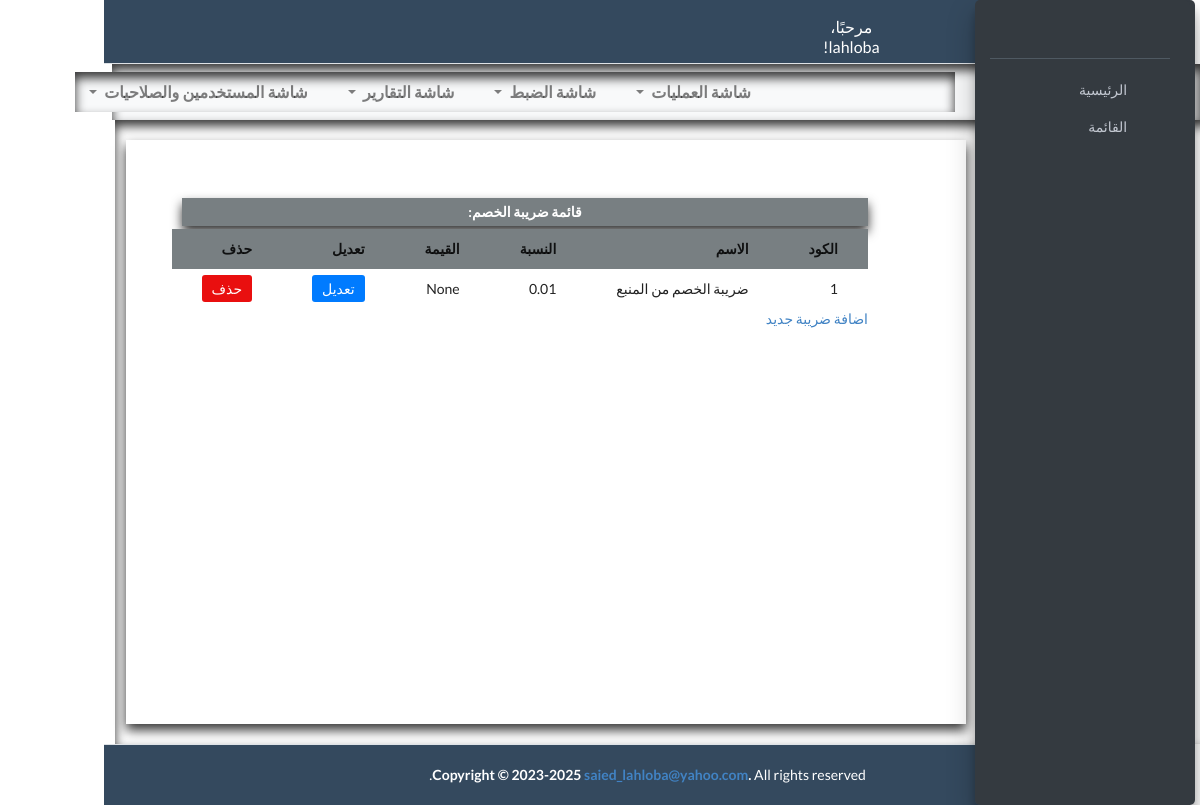
The app's page /systemminustax-list/ (signed in) with its own data.
### add_asset_invoice/models.py (models this page shows, shortened)
class SystemMinusTax(models.Model):
    DISCOUNT_TYPE_CHOICES = [
        ('percent', 'نسبة'),
        ('value', 'قيمة'),
    ]
    CHOICE_FIELD_COASR = [
        ('total_price', 'السعر بدون مصروفات'),
        ('total_invoice_cost','السعر شامل المصروفات'),
    ]
    minus_tax = models.CharField(max_length=100, verbose_name='ضريبة الخصم')
    minus_type = models.CharField(max_length=20, choices=DISCOUNT_TYPE_CHOICES, verbose_name='نوع الضريبة', default='percent')
    choice_field_coast =  models.CharField(max_length=20, choices=CHOICE_FIELD_COASR, verbose_name='ربط الحقول', default='total_invoice_cost')
    percent_minus_tax = models.DecimalField(null=True, blank=True,max_digits=3, decimal_places=2, verbose_name='نسبة الضريبة')
    value_minus_tax = models.FloatField(null=True, blank=True, verbose_name='قيمة الضريبة')

### add_asset_invoice/views.py (the view)
# urls.py: path('systemminustax-list/', HasPermission('screenViewMinusTax')(views.SystemMinusTaxList.as_view()), name='systemminustax-list'),
@method_decorator(login_required, name='dispatch')
class SystemMinusTaxList(ListView):
    model = SystemMinusTax
    def get_context_data(self, **kwargs):
        context = super().get_context_data(**kwargs)
        has_permission_minus_tax = self.request.user.userpermission_set.filter(permission="screenViewMinusTax").exists()
        context['has_permission_minus_tax'] = has_permission_minus_tax
        return context

### add_asset_invoice/context_processors.py (called while the page is built)
def user_info(request):
    user_info = {}
    if request.user.is_authenticated:
        user_info['username'] = request.user.username
    return {'user_info': user_info}

### templates/add_asset_invoice/systemminustax_list.html (shortened to what this page needs)
{% extends "base.html" %}
{% block content %}
<div class="container">
    <div style="direction: rtl;" class="col-12  container_group">
        <div  class="content-wrapper p-5">
            <h5 class="adress_name">قائمة ضريبة الخصم: </h5>
            <ul  class="">
                <table class="table-expe">
                    <tr>
                        <th>الكود</th>
                        <th>الاسم</th>
                        <th>النسبة</th>
                        <th>القيمة</th>
                        <th>تعديل</th>
                        <th>حذف</th>
                    </tr>
                    {% for field in object_list %}
                    <tr>
                        <li class="row-1">
                            <td><span>{{ field.pk }} </span></td>
                            <td><span>{{ field.minus_tax }} </span></td>
                            <td><span>{{field.percent_minus_tax }}</span></td>
                            <td><span>{{ field.value_minus_tax }}</span></td>
                            <td><a class=" coll-1 edit" href="{% url 'systemminus_tax_update' field.pk %}">تعديل</a></td>
                            <td><a class="coll-2 delete" href="{% url 'systemminus_tax_delete' field.pk %}">حذف</a></td>
                        </li>
                    </tr>
                    {% empty %}
                    <li>No profile yet.</li>
                    {% endfor %}
                </table>
            </ul>
            <p>
                <a href="{% url 'systemminus_tax' %}">اضافة ضريبة جديد </a>
            </p>
        </div>
    </div>
</div>
{% endblock %}

### templates/parts/nav.html
<nav class="header main-header navbar navbar-expand navbar-white navbar-light">
  <ul class="navbar-nav">
      <li class="nav-item">
          <a class="nav-link" data-widget="pushmenu" href="#"><i class="fas fa-bars"></i></a>
      </li>
      <li class="nav-item d-none d-sm-inline-block">
          {% if user_info.username %}
              <a href="{% url 'index' %}" class="header nav-link"><span>مرحبًا، {{ user_info.username }}!</span></a>
          {% endif %}
      </li>
  </ul>
</nav>

### asset_management_system/static/css/style.css (style rules this page uses)
.p-5 { padding: 3rem !important; padding-right: 7rem !important; }
th { position: sticky; top: 0; background-color: hsl(200, 4%, 49%); z-index: 1; }
.main-header .nav-link { height: 3.5rem; position: relative; }
.main-header { margin-right: 226px !important; }
table td, table th { white-space: wrap; }
table { width: 100%; border-collapse: collapse; display: table-cell; }
.container { display: inline-flex; position: relative; right: -64px; background-color: #fff; box-shadow: 0 0 5px rgba(0, 0, 0, 0.1); width: 100%; margin: 0 auto; padding: 20px; max-width: none; width: 94vw; box-shadow: inset 0px 6px 11px 0px rgba(0, 0, 0, 0.8); }
.adress_name { display: inline-block; width: 98%; background-color: hsl(200, 4%, 49%); color: #fff; margin-bottom: 3px; text-align: center; font-weight: bold; padding: 5px; margin-top: 16px !important; box-shadow: 0px 6px 11px 0px rgba(0, 0, 0, 0.8); }
.header { background-color: #34495e; color: #fff !important; text-align: center; padding-right: 10px; width: 86%; }
ul { margin: 0; padding: 0; list-style: none; }
.row-1 { display: flex; justify-content: space-between; align-items: center; margin-bottom: 0px; }
.edit, .delete { text-decoration: none; padding: 5px 10px; background-color: #007bff; color: #fff; border-radius: 3px; }
.delete { background-color: #e90f0f; }
p { margin-top: 10px; }
a { color: #007bff; text-decoration: none; }
p { margin-bottom: 20px; }
.table-expe tr th, .table-expe tr td { padding: 10px 30px; }
.navbar-nav .nav-link { font-size: 16px; color: #333; padding: 10px 20px; transition: background-color 0.2s, color 0.2s; }
.content-wrapper { padding: 3rem; }
.content-wrapper { padding: 0; margin: 0; padding-right: 23px; width: 80vw !important; height: 73vh !important; max-width: 70vw; min-height: 50% !important; background-color: #fff; box-shadow: 0 0 5px rgba(0, 0, 0, 0.1); box-shadow: 0px 6px 11px 0px rgba(0, 0, 0, 0.8); }
.navbar-expand .navbar-nav { margin-right: 178px; }
body:not(.sidebar-mini-md) .main-footer, body:not(.sidebar-mini-md) .main-header { margin-right: 4.6rem!important; }

### records on screen
SystemMinusTax: pk "1", minus_tax "ضريبة الخصم من المنبع", percent_minus_tax "0.01", value_minus_tax "None"

### other values on screen
{{ user_info.username }} "lahloba"
